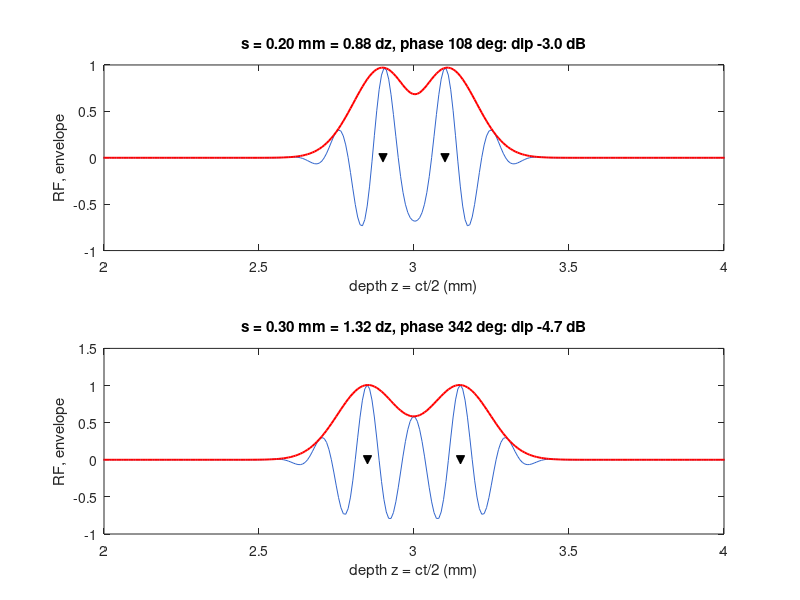
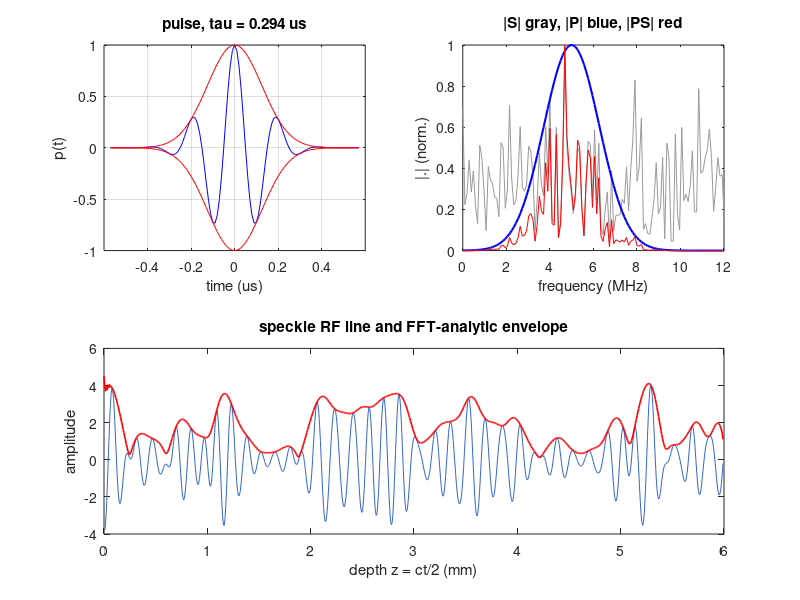

MATLAB code for these plots, in order:
%% m04_rf_convolution.m  -- Module 04: RF line = pulse * reflectivity, spectra multiply, axial resolution
% Purpose : model an RF line as a Gaussian pulse convolved with a reflectivity profile,
%           verify that spectra multiply (with enough zero padding), measure the -6 dB
%           pulse length and axial resolution, resolve two reflectors, and compute the
%           envelope with an FFT-based analytic signal (no hilbert()).
% Change  : f0, fractional bandwidth FBW, the reflector spacings, fs.
% Expect  : tau(-6 dB) = 4 ln2/(pi B) = 0.294 us and dz = c tau/2 = 0.227 mm at 5 MHz, 60 %;
%           FFT and direct convolution agree to ~1e-13 when Nfft >= L+M-1;
%           Gabor product sigma_t' sigma_f' = 1/(4 pi) = 0.0796.
% Base MATLAB only; runs in MATLAB R2019b+ and GNU Octave 8.
clear; close all; rng(1);

%% Parameters
c   = 1.540;            % speed of sound (mm/us)
fs  = 100;              % sampling rate (MHz)
f0  = 5;                % center frequency (MHz)
FBW = 0.60;             % fractional bandwidth at -6 dB (amplitude)
B   = FBW*f0;                         % -6 dB bandwidth (MHz)
sig_t = sqrt(2*log(2))/(pi*B);        % envelope std (us): B = 2 sqrt(2 ln2) sigma_f, sigma_f = 1/(2 pi sigma_t)
tau_th = 4*log(2)/(pi*B);             % -6 dB pulse duration (us)
dz_th  = c*tau_th/2;                  % axial resolution (mm)

%% Pulse (two-way impulse response)
tp = (-ceil(4.5*sig_t*fs):ceil(4.5*sig_t*fs))/fs;     % time axis of the pulse (us)
p  = exp(-tp.^2/(2*sig_t^2)) .* cos(2*pi*f0*tp);
M  = numel(p);

%% Analytic signal by FFT (replaces hilbert): keep DC, double positive bins, zero negative bins
analytic = @(x, Nf) ifft( fft(x, Nf) .* [1, 2*ones(1, Nf/2-1), 1, zeros(1, Nf/2-1)] );

%% Measured pulse length from its envelope
Nf  = 2^nextpow2(8*M);
env_p = abs(analytic(p, Nf)); env_p = env_p(1:M);
above = find(env_p >= max(env_p)/2);
% sub-sample crossing by linear interpolation at both edges
i1 = above(1); i2 = above(end);
t1 = tp(i1-1) + (max(env_p)/2 - env_p(i1-1))/(env_p(i1) - env_p(i1-1))/fs;
t2 = tp(i2) + (env_p(i2) - max(env_p)/2)/(env_p(i2) - env_p(i2+1))/fs;
tau_meas = t2 - t1;
% Gabor product (rms widths of |envelope|^2 and |P(f)|^2, one-sided spectrum)
e2 = env_p.^2; mt = sum(tp.*e2)/sum(e2); st2 = sqrt(sum((tp-mt).^2.*e2)/sum(e2));
Pf = abs(fft(p, Nf)); fax = (0:Nf-1)*fs/Nf; pos = 1:Nf/2;
q2 = Pf(pos).^2; mf = sum(fax(pos).*q2)/sum(q2); sf2 = sqrt(sum((fax(pos)-mf).^2.*q2)/sum(q2));
fprintf('--- pulse: f0 = %.1f MHz, B(-6 dB) = %.2f MHz ---\n', f0, B);
fprintf('tau(-6 dB): theory 4ln2/(pi B) = %.4f us, measured from FFT envelope = %.4f us\n', tau_th, tau_meas);
fprintf('axial resolution c*tau/2: theory %.4f mm, measured %.4f mm\n', dz_th, c*tau_meas/2);
fprintf('Gabor product sigma_t''*sigma_f'' = %.5f (1/(4 pi) = %.5f)\n', st2*sf2, 1/(4*pi));

%% Reflectivity: speckle line (z = 0..6 mm) and the RF line by FFT convolution
zmax = 6; Ns = round(2*zmax/c*fs);              % samples covering 0..zmax (round trip)
rho = zeros(1, Ns); hit = rand(1, Ns) < 0.15;    % ~20 scatterers per mm (sample = 7.7 um)
rho(hit) = randn(1, nnz(hit));
L = Ns;
Nlin = L + M - 1;                                % linear convolution length
Nfft = 2^nextpow2(Nlin);
r_fft = real(ifft(fft(rho, Nfft) .* fft(p, Nfft)));  r_fft = r_fft(1:Nlin);
r_dir = conv(rho, p);
Nshort = L;                                      % too short (< L+M-1): circular wrap-around
r_circ = real(ifft(fft(rho, Nshort) .* fft(p, Nshort)));
fprintf('\n--- convolution ---\n');
fprintf('L = %d, M = %d, L+M-1 = %d, Nfft = %d: max|FFT conv - conv| = %.2e\n', L, M, Nlin, Nfft, max(abs(r_fft - r_dir)));
fprintf('Nfft = %d (< L+M-1): max error on first %d samples = %.2e (wrap-around)\n', Nshort, M, max(abs(r_circ(1:M) - r_dir(1:M))));
% spectra multiply
R = fft(r_dir, Nfft); S = fft(rho, Nfft); P = fft(p, Nfft);
fprintf('max|R - P.S| / max|R| = %.2e  (convolution in time = multiplication in frequency)\n', max(abs(R - P.*S))/max(abs(R)));

%% Two reflectors: axial resolution test
% The envelope of two echoes depends on their relative carrier phase phi = 4 pi f0 s / c:
% in phase (phi = 0) the envelopes add, in quadrature (phi = pi/2) the intensities add
% (= the average over random phase), in antiphase they cancel at the midpoint.
spac = [0.15 0.20 dz_th 0.25 0.30 0.40];           % spacings (mm)
fprintf('\n--- two equal reflectors at 3 mm: envelope dip between them (dB) ---\n');
fprintf('%10s %10s %12s %10s %10s %12s\n', 'spacing mm', 'spacing/dz', 'phi (deg)', 'dip RF', 'dip phi=0', 'dip phi=90');
zc = 3; Nr = 2^nextpow2(Ns + M);
gEnv = @(t) exp(-t.^2/(2*sig_t^2));               % Gaussian envelope
tt = linspace(-1, 1, 4001);                        % fine time axis (us) for the envelope-only cases
dipOf = @(e, a, b) 20*log10(min(e(a:b))/min(e(a), e(b)));
figure('Name', 'two reflectors', 'Position', [100 100 760 560]);
for is = 1:numel(spac)
    s = spac(is);
    rr = zeros(1, Ns);
    k1 = round(2*(zc - s/2)/c*fs) + 1; k2 = round(2*(zc + s/2)/c*fs) + 1;
    rr(k1) = 1; rr(k2) = rr(k2) + 1;
    rf = conv(rr, p);                                % pulse centered: shift by (M-1)/2
    rf = rf((M+1)/2 : (M+1)/2 + Ns - 1);
    en = abs(analytic(rf, Nr)); en = en(1:Ns);
    dip = dipOf(en, k1, k2);
    phi = mod(2*pi*f0*(k2 - k1)/fs, 2*pi);          % actual relative phase after sample rounding
    dt = s/c*2/2;                                    % half the echo separation (us)
    e1 = gEnv(tt + dt); e2 = gEnv(tt - dt);
    [~, a] = min(abs(tt + dt)); [~, b] = min(abs(tt - dt));
    d0 = dipOf(e1 + e2, a, b);                       % in phase
    d90 = dipOf(sqrt(e1.^2 + e2.^2), a, b);          % quadrature = intensities add
    fprintf('%10.3f %10.2f %12.0f %10.1f %10.1f %12.1f\n', s, s/dz_th, phi*180/pi, dip, d0, d90);
    if is == 2 || is == 5
        zz = (0:Ns-1)/fs*c/2;
        subplot(2, 1, 1 + (is == 5));
        plot(zz, rf, 'Color', [0.2 0.4 0.8]); hold on; plot(zz, en, 'r', 'LineWidth', 1.4);
        plot([zc-s/2 zc+s/2], [0 0], 'kv', 'MarkerFaceColor', 'k'); hold off;
        xlim([zc-1 zc+1]); xlabel('depth z = ct/2 (mm)'); ylabel('RF, envelope');
        title(sprintf('s = %.2f mm = %.2f dz, phase %.0f deg: dip %.1f dB', s, s/dz_th, phi*180/pi, dip));
    end
end
fprintf('At spacing = c tau/2 (%.3f mm) the quadrature (random-phase average) dip is -3.0 dB.\n', dz_th);

%% Figure: pulse, spectra, speckle RF line with FFT envelope
figure('Name', 'pulse and RF line', 'Position', [100 100 760 560]);
subplot(2, 2, 1);
plot(tp, p, 'b', tp, env_p, 'r', tp, -env_p, 'r'); grid on;
xlim([-0.6 0.6]); xlabel('time (us)'); ylabel('p(t)'); title(sprintf('pulse, tau = %.3f us', tau_meas));
subplot(2, 2, 2);
fa = (0:Nfft/2)*fs/Nfft;
Sn = abs(S(1:Nfft/2+1)); Pn = abs(P(1:Nfft/2+1)); Rn = abs(R(1:Nfft/2+1));
plot(fa, Sn/max(Sn), 'Color', [0.6 0.6 0.6]); hold on;
plot(fa, Pn/max(Pn), 'b', 'LineWidth', 1.5); plot(fa, Rn/max(Rn), 'r'); hold off;
xlim([0 12]); xlabel('frequency (MHz)'); ylabel('|.| (norm.)'); title('|S| gray, |P| blue, |PS| red');
subplot(2, 1, 2);
rfs = r_dir((M+1)/2 : (M+1)/2 + Ns - 1);
ens = abs(analytic(rfs, 2^nextpow2(2*Ns))); ens = ens(1:Ns);
zz = (0:Ns-1)/fs*c/2;
plot(zz, rfs, 'Color', [0.2 0.4 0.8]); hold on; plot(zz, ens, 'r', 'LineWidth', 1.2); hold off;
xlabel('depth z = ct/2 (mm)'); ylabel('amplitude'); title('speckle RF line and FFT-analytic envelope');
